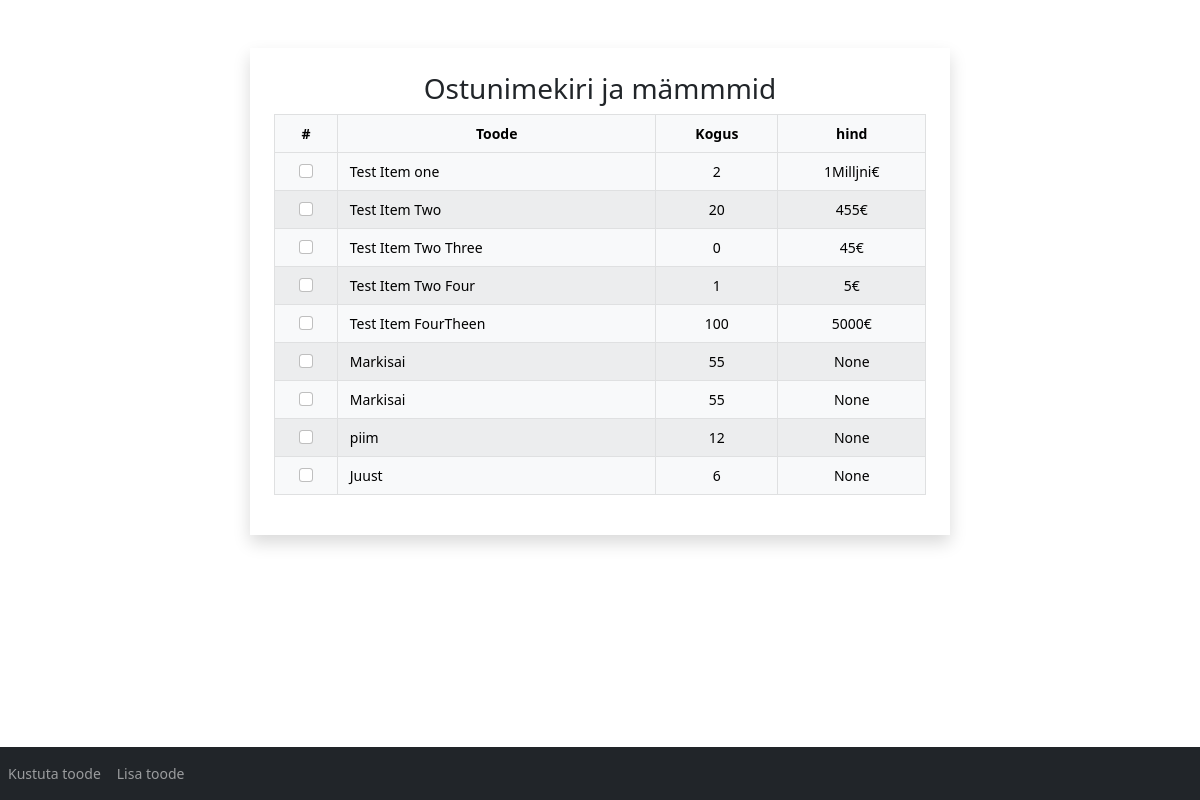
The page / on the database its author committed.
### modules/list.py (models this page shows, shortened)
class ToBuyList(db.Model):
    __tablename__='things_to_buy'
    id = db.Column(db.Integer, primary_key=True, autoincrement=True)
    toode = db.Column(db.String(50), nullable=False)
    hind = db.Column(db.String(20), nullable=True)
    kogus = db.Column(db.Integer, nullable=False)
    hind_kogus = db.Column(db.String(20), nullable=True)
    date = db.Column(db.String(30), nullable=False)

### app.py (the view)
@app.route('/', methods=['POST','GET'])
def home():
    toode, hind, kogus, _ = GetData().all_data()
    form = SearchForms()
    if(form.is_submitted and request.method=="POST"):
        tooted = {'toode':form.toode_box.data,'kogus':form.kogus_box.data}
        data = ToBuyList(**tooted)
        data.save_to_db()
        return redirect(url_for('home'))
    return render_template('home.html', form=form, toode=zip(toode, kogus, hind))

### forms.py
class SearchForms(FlaskForm):
    toode_box = StringField('toode')
    toode_test_box = SelectField('Otsi toodet',choices=[i for i in csv_file['Toode']])
    kogus_box = StringField('kogus')
    kirjeldus_box = TextAreaField('kirjeldus')
    lisa_box = SubmitField('lisa toode')
    kustuta_box = SubmitField('kustuta toode')

### dataParser.py (called while the page is built)
    @classmethod
    def all_data(cls):
        toode =  [x.toode for x in ToBuyList.query.all()]
        hind = [x.hind for x in ToBuyList.query.all()]
        kogus = [x.kogus for x in ToBuyList.query.all()]
        hind_kogus = [x.hind_kogus for x in ToBuyList.query.all()]
        return toode, hind, kogus, hind_kogus

### templates/home.html (shortened to what this page needs)
<!doctype html>
<html lang="en">
  <head>
<link href="../static/assets/dist/css/bootstrap.min.css" rel="stylesheet">
    <link href="../static/css/dashboard.css" rel="stylesheet">
  </head>
  <body class="text-center">
    <link href="https://cdnjs.cloudflare.com/ajax/libs/select2/4.0.10/css/select2.min.css" rel="stylesheet" />
    <nav class="navbar navbar-expand-sm bg-dark navbar-dark fixed-bottom">
      <ul class="navbar-nav">
        <li class="nav-item">
          <a class="nav-link" href="javascript:void(0)">Kustuta toode</a>
        </li>
        <li class="nav-item">
          <a class="nav-link" data-toggle="modal" data-target="#myModal">Lisa toode</a>
        </li>
      </ul>
    </nav>
    <div class="container mt-5 shadow p-4 mb-4 bg-white" style="width: 700px;">
      <h3>Ostunimekiri ja mämmmid</h3>
        <table class="table table-hover table-striped table-light table-bordered">
          <thead class="thead-dark ">
            <tr >
              <th scope="col">#</th>
              <th scope="col">Toode</th>
              <th scope="col">Kogus</th>
              <th scope="col">hind</th>
            </tr>
          </thead>
          <form>
            <tbody>
              <tr>
              {% for x,y,z in toode%}
              <tr>
                <th scope="row"><input type="checkbox" class="form-check-input" id="radio1" name="optradio" value="option1"></th>
                <td style="text-align: start;">
                    {{ x }}
               </td>
                <td>{{ y }}</td>
                <td>{{ z }}</td>
              </tr>
              {% endfor %}
          </form>
      </table>
    </div>
  </body>
</html>

### static/css/dashboard.css (style rules this page uses)
body { font-size: .875rem; }

### rows shown on the page
ToBuyList: toode "Test Item one", toode "1Milljni€"
ToBuyList: toode "Test Item Two", toode "455€"
ToBuyList: toode "Test Item Two Three", toode "45€"
ToBuyList: toode "Test Item Two Four", toode "5€"
ToBuyList: toode "Test Item FourTheen", toode "5000€"
ToBuyList: toode "Markisai", kogus "55", z "None"
ToBuyList: toode "Markisai", kogus "55", z "None"
ToBuyList: toode "piim", kogus "12", z "None"
ToBuyList: toode "Juust", kogus "6", z "None"

### other values the page prints
{{ y }} "2" "20" "0" "1" "100"
